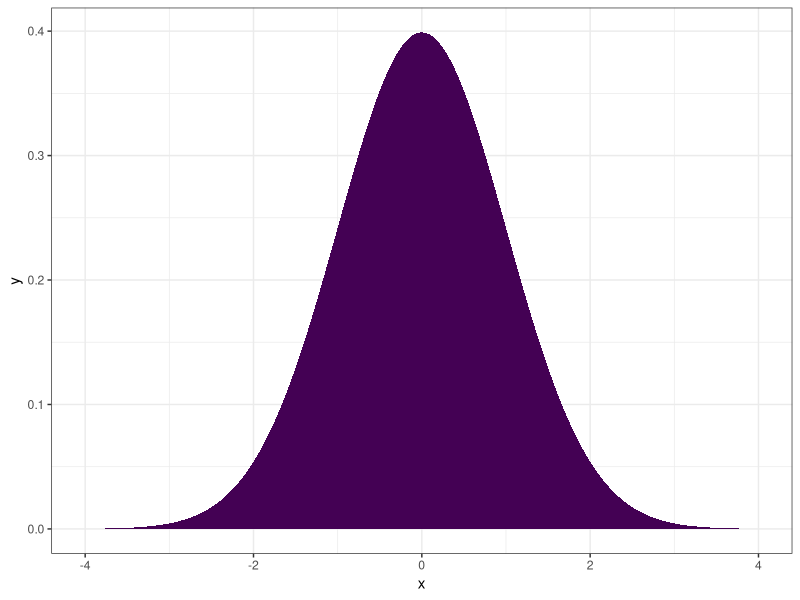
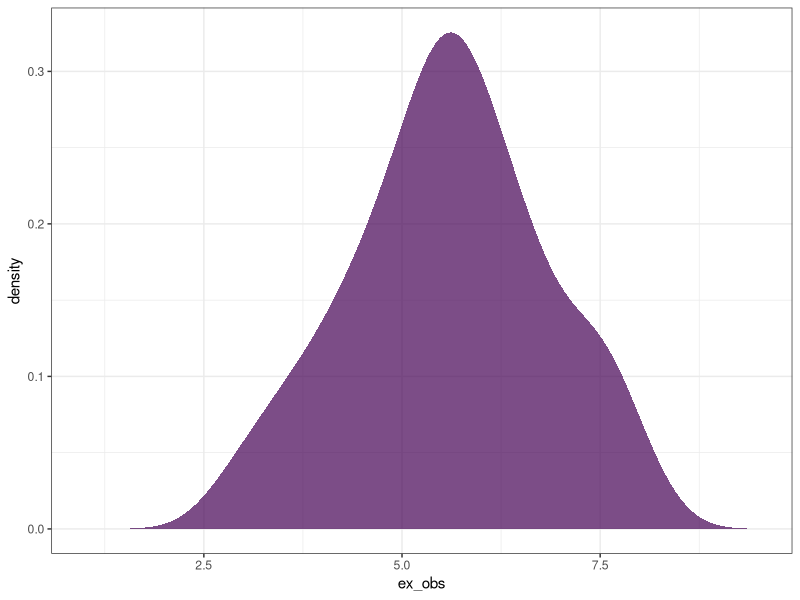
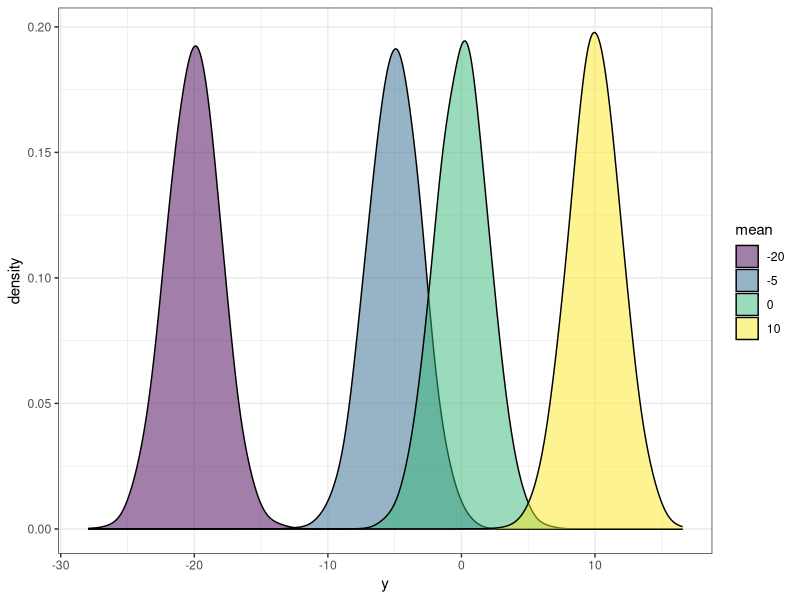
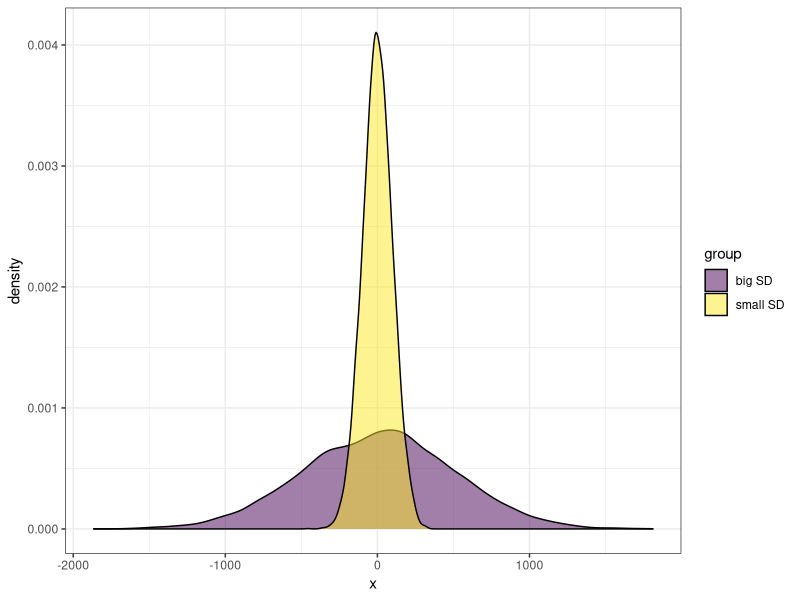
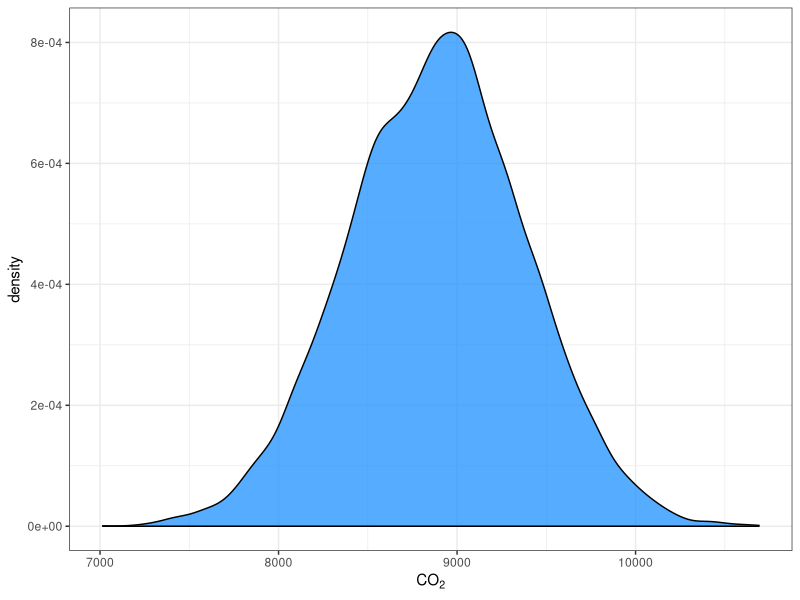
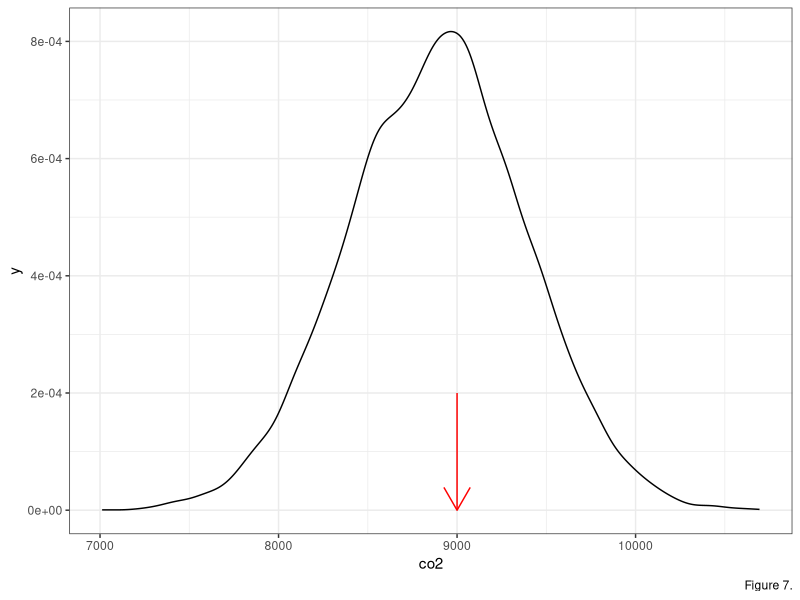
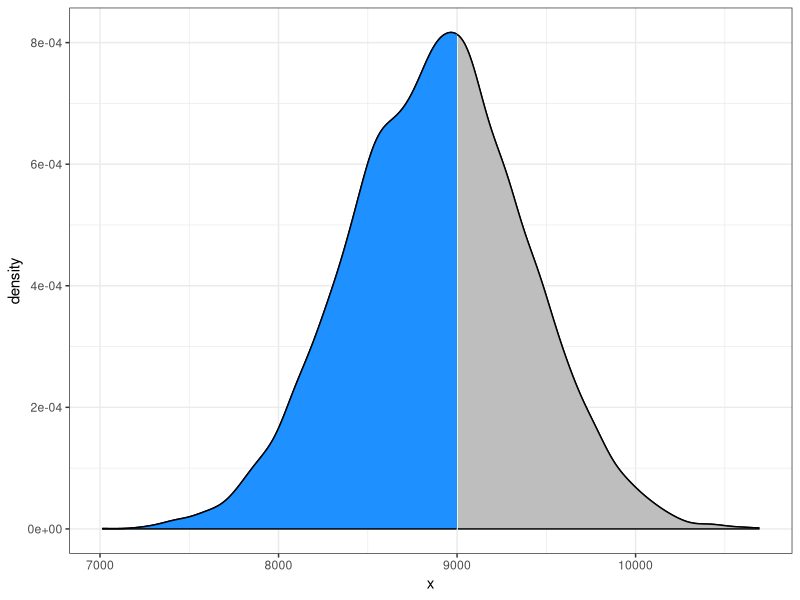
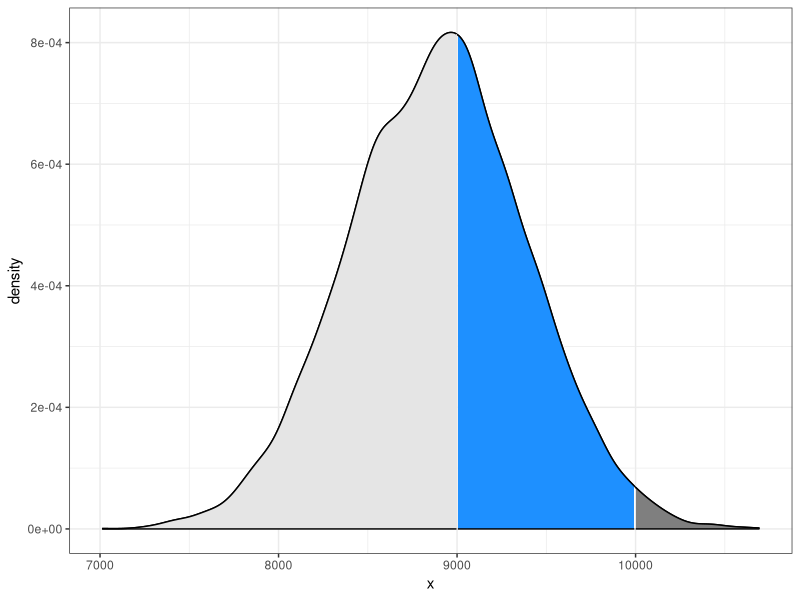

These figures' R source, in order:
## ---- chunk 1
#| label: setup
#| include: false

# libraries
library(tidyverse)
## ---- chunk 2
#| echo: false


set.seed(3987)
x <- seq(-4, 4, length.out = 1000)
y <- dnorm(x)

as_tibble(x) |>
  ggplot(aes(x = x,
             y = y,
             fill = "fill")) +
  geom_area() +
  labs() +
  theme_bw() +
  scale_fill_viridis_d() +
  theme(legend.position = "none")
## ---- chunk 3
set.seed(21)
ex_obs <- rnorm(100, mean = 5.5, sd = 1.2)
ex_obs |>
  as_tibble() |>
  ggplot(aes(x = ex_obs,
             fill = "fill")) +
  stat_density(alpha = 0.7) +
  theme_bw() +
  scale_fill_viridis_d() +
  xlim(c(1, 9.5)) +
  theme(legend.position = "none")
## ---- chunk 4
#| echo: false


set.seed(3987)
y1 <- rnorm(10000, sd = 2,mean = 0)
y2 <- rnorm(10000, sd = 2,mean = 10)
y3 <- rnorm(10000, sd = 2,mean = -5)
y4 <- rnorm(10000, sd = 2,mean = -20)

ydf <- data.frame(y = c(y1, y2, y3, y4),
           mean = rep(c("0", "10", "-5", "-20"), each = 10000)) 

ggplot(ydf, aes(x = y,
                group = mean,
                fill = mean)) +
  geom_density(alpha = 0.5, adjust = 2) +
  theme_bw() +
  scale_fill_viridis_d() 
## ---- chunk 5
set.seed(3987)
x1 <- rnorm(10000, 0, 500)
x2 <- rnorm(10000, mean = 0, sd = 100)
df <- data.frame(x = c(x1, x2),
                 group = rep(c("big SD", "small SD"), each = 10000))

ggplot(df, aes(x = x,
               group = group,
               fill = group)) +
  geom_density(alpha = 0.5) +
  theme_bw() +
  scale_fill_viridis_d() 
## ---- chunk 6
set.seed(943) 
# one observation 
rnorm(1, mean = 10, sd = 2) 
# 5 observations 
rnorm(5, mean = 10, sd = 2)
## ---- chunk 7
#| echo: false

set.seed(3987)
x_co2 <- rnorm(10000, 8880, 500)
co2_df <- data.frame(x = x_co2)

ggplot(co2_df, 
       aes(x)) +
  stat_density(alpha = 0.75,
               fill = "dodgerblue",
               color = "black") +
  labs(x = expression(CO[2])) +
  theme_bw() 
## ---- chunk 8
ggplot(co2_df, aes(x)) +
  geom_density() +
  labs(x = "co2",
       caption = "Figure 7.") +
  theme_bw() +
  annotate("segment",
           x = 9000,
           xend = 9000,
           y = 2e-04,
           yend = 0,
           color = "red",
           arrow = arrow(length = unit(0.05, "npc")))
## ---- chunk 9
dnorm(9000, mean = 8800, sd = 500)
## ---- chunk 10
dnorm(8800, mean = 8800, sd = 500)
## ---- chunk 11
#| echo: false
breaks <- c(-Inf, 9000, Inf)
ggplot(co2_df, aes(x)) +
  geom_density() +
  scale_fill_manual(values = c("dodgerblue", "grey")) +
  stat_density(
    n = 500,
    geom = "area",
    colour = "black",
    aes(
      fill = after_stat(x) %>% cut(!!breaks),
      group = after_scale(fill)
    )
  ) +
  #scale_y_continuous(limits = c(0,0.8e-02)) +
  theme_bw() +
  theme(legend.position = "none") 
## ---- chunk 12
pnorm(9000, mean = 8800, sd = 500)
pnorm(8800, mean = 8800, sd = 500)
## ---- chunk 13
1 - pnorm(9000, mean = 8800, sd = 500)
pnorm(9000, mean = 8800, sd = 500, lower.tail = FALSE)
## ---- chunk 14
#| echo: false
breaks <- c(-Inf, 9000, 10000, Inf)
ggplot(co2_df, aes(x)) +
  geom_density() +
  scale_fill_manual(values = c("grey90", "dodgerblue", "grey50")) +
  stat_density(
    n = 500,
    geom = "area",
    colour = "black",
    aes(
      fill = after_stat(x) %>% cut(!!breaks),
      group = after_scale(fill)
    )
  ) +
  #scale_y_continuous(limits = c(0,0.8e-02)) +
  theme_bw() +
  theme(legend.position = "none") 
## ---- chunk 15
pnorm(10000, mean = 8800, sd = 500) - pnorm(9000, mean = 8800, sd = 500)
## ---- chunk 16
qnorm(0.1, 8800, 500)
qnorm(0.95, 8800, 500)
## ---- chunk 17
set.seed(579) 
sample(x = c(-1, 1), size = 1)
## ---- chunk 18
sample(x = c(-1, 1), size = 10, replace = TRUE)
## ---- chunk 19
# set some seed here 
sum(sample(x = c(-1, 1), size = 10, replace = TRUE))
## ---- chunk 20
set.seed(33) 
bin_add <- replicate(1000,                       
                     sum(
                       sample(x = c(-1, 1),
                              size = 10,
                              replace = TRUE)))
hist(bin_add)
## ---- chunk 21
set.seed(444) 
growth <- replicate(1000, 
                    prod(1 + runif(10, min = 0, max = 0.1)))

hist(growth)
## ---- chunk 22
# draw 5 random observations
set.seed(2112)
x_samp <- rnorm(5, mean = 10, sd = 2)
# look at them
x_samp

# calculate z-score
(x_samp - mean(x_samp)) / sd(x_samp)
## ---- chunk 23
set.seed(987) # for reproducibility
x_ln <- rlnorm(1000) # sample 1000 observations from a log-normal distribution 

# plot the values
plot(density(x_ln))
## ---- chunk 24
x_tranformed <- log(x_ln)

plot(density(x_tranformed))
## ---- chunk 25
set.seed(777)
x_pois1 <- rpois(1000, 1)
x_pois2 <- rpois(1000, 8)

tibble(x = c(x_pois1, x_pois2),
       lambda = factor(rep(c(1, 8), each = 1000))) |>
  ggplot(aes(x = x,
             group = lambda,
             fill = lambda)) +
  stat_density(alpha = 0.75,
               position = "identity",
               adjust = 3)+ # adjust to "blend out" discrete peaks
  scale_fill_viridis_d() +
  theme_bw()
## ---- chunk 26
set.seed(777)
x_nb1 <- rnbinom(n = 1000, 1, mu = 1)
x_nb2 <- rnbinom(n = 1000, 1, mu = 10)

tibble(x = c(x_nb1, x_nb2),
       mu = factor(rep(c(1, 10), each = 1000))) |>
  ggplot(aes(x = x,
             group = mu,
             fill = mu)) +
  stat_density(alpha = 0.75,
               position = "identity",
               adjust = 3)+ # adjust to "blend out" discrete peaks
  scale_fill_viridis_d() +
  theme_bw()
## ---- chunk 27
set.seed(777)
x_nb1 <- rbinom(n = 1000, 1, 0.1)
x_nb2 <- rbinom(n = 1000, 1, 0.8)

tibble(x = c(x_nb1, x_nb2),
       prob = factor(rep(c(0.1, 0.8), each = 1000))) |>
  ggplot(aes(x = x,
             group = prob,
             fill = prob)) +
  stat_density(alpha = 0.75,
               position = "identity",
               adjust = 3)+ # adjust to "blend out" discrete peaks
  scale_fill_viridis_d() +
  theme_bw()
